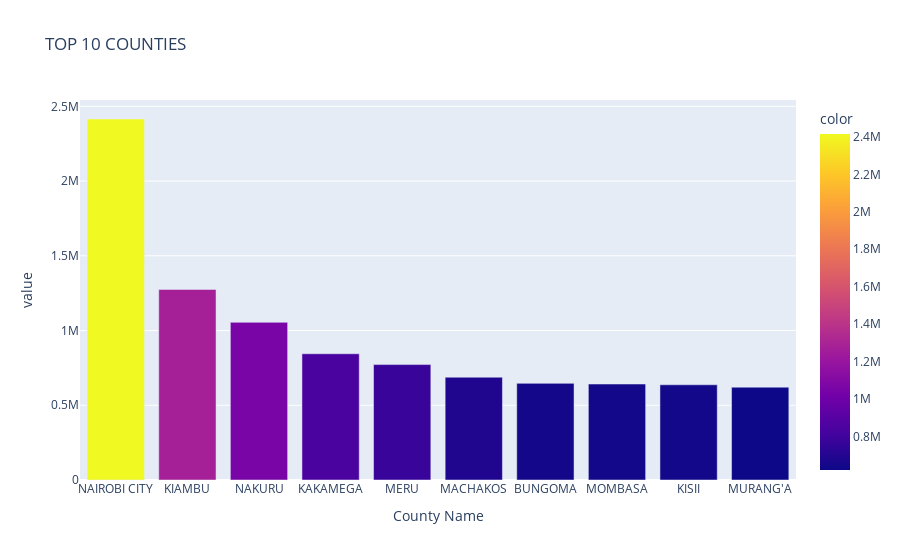

The notebook cell saved with this chart:
### Code cell
fig=px.bar(data_frame=toptencounties,
           color=toptencounties,
           title="TOP 10 COUNTIES")
fig.show()

### Figure 1 — Plotly figure (JSON) as saved in the notebook; plotly's stock layout.template omitted (floating-point values rounded to 4 significant figures)
{"data": [{"alignmentgroup": "True", "hovertemplate": "County Name=%{x}<br>value=%{y}<br>color=%{marker.color}<extra></extra>", "legendgroup": "", "marker": {"color": [2415310, 1275008, 1054856, 844551, 772139, 687565, 646598, 641913, 637010, 620929], "coloraxis": "coloraxis", "pattern": {"shape": ""}}, "name": "", "offsetgroup": "", "orientation": "v", "showlegend": false, "textposition": "auto", "type": "bar", "x": ["NAIROBI CITY", "KIAMBU", "NAKURU", "KAKAMEGA", "MERU", "MACHAKOS", "BUNGOMA", "MOMBASA", "KISII", "MURANG'A"], "xaxis": "x", "y": [2415310, 1275008, 1054856, 844551, 772139, 687565, 646598, 641913, 637010, 620929], "yaxis": "y"}], "layout": {"barmode": "relative", "coloraxis": {"colorbar": {"title": {"text": "color"}}, "colorscale": [[0, "#0d0887"], [0.1111, "#46039f"], [0.2222, "#7201a8"], [0.3333, "#9c179e"], [0.4444, "#bd3786"], [0.5556, "#d8576b"], [0.6667, "#ed7953"], [0.7778, "#fb9f3a"], [0.8889, "#fdca26"], [1, "#f0f921"]]}, "legend": {"tracegroupgap": 0}, "title": {"text": "TOP 10 COUNTIES"}, "xaxis": {"anchor": "y", "domain": [0, 1], "title": {"text": "County Name"}}, "yaxis": {"anchor": "x", "domain": [0, 1], "title": {"text": "value"}}}}
